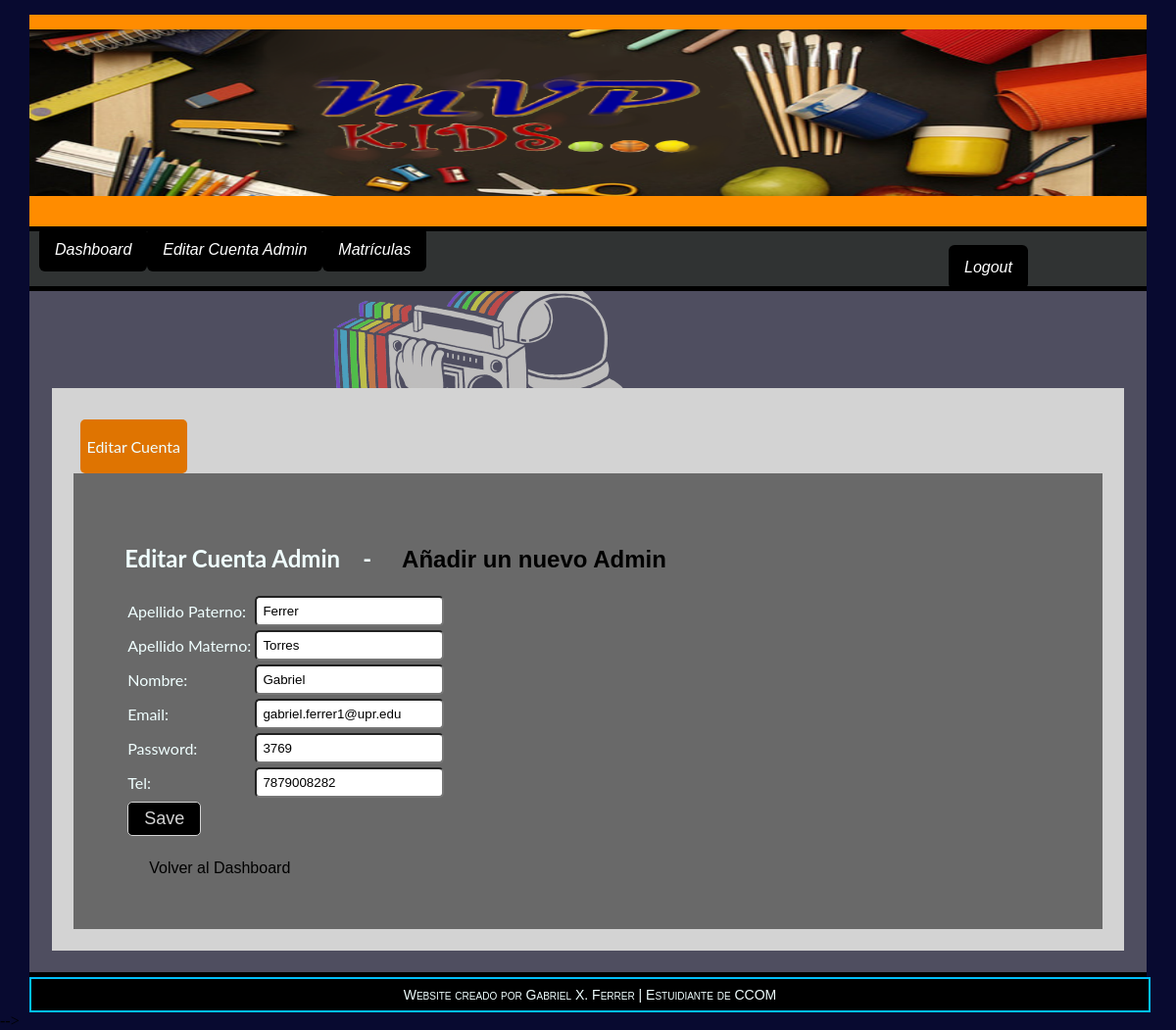
The page /admin/edit_admin.php?id=1 (signed in) on the database its author committed.
### tables this page shows
CREATE TABLE `admin_acc` (
  `id` int(3) NOT NULL AUTO_INCREMENT,
  `nombre` varchar(25) NOT NULL,
  `apellido1` varchar(30) NOT NULL,
  `apellido2` varchar(30) DEFAULT NULL,
  `email` varchar(50) NOT NULL,
  `pass` varchar(35) NOT NULL,
  `tel` varchar(11) NOT NULL,
  PRIMARY KEY (`id`)
);

### public/admin/edit_admin.php (the view, shortened to what this page needs)
<?php include("functions/functions_MVP.php");
      ?>
<!DOCTYPE html>
<html>
    <head>
        <link href="css/style2.css" rel="stylesheet">
    </head>
<body>
    <div id="container">
        <div id="header"><img src="img/MVP_banner.png" style="width:100%; height:170px"></div>
    <div id="navbar">
        <ul>
        <li><a href='admin_index.php'>Dashboard</a></li>
            <li><?php if(isset($_SESSION['admin'])){
                    echo "<a href='edit_admin.php'>Editar Cuenta Admin</a>";
            }
            ?></li>
            <li><a href="matriculas.php">Matrículas</a></li>
            <li style="padding-left:58em;">
            <?php
            if(isset($_SESSION['u'])){
                echo "<a href='logout.php?p=index.php'>Logout</a>";
            }
			else{
                if(isset($_SESSION['admin'])){
                    echo "<a href='logout.php?p=public/index.php'>Logout</a>";
                }
                else{
                echo "<a class='on' href='login.php'></a>";
                }
		    }		?></a>
            </li>
        </ul>
        </div>
    <div id="main_body">
        <div id="main">
        <h3 style="font-family: 'Saira Semi Condensed', sans-serif;"></h3>
        <h3 style="font-family: 'Saira Semi Condensed', sans-serif;"></h3>
            <div id="mat_container">
                <div id="mat_nav">
                <p>Editar Cuenta</p>
                </div>
                <div id="main_mat">
                <?php
if(isset($_GET['id']) && is_numeric($_GET['id']))
{
   $a_id = $_SESSION['admin'];
   $query = "SELECT *
			FROM admin_acc
            WHERE id=$a_id";
   if ($r = mysqli_query($con, $query))
   {
	  $row = mysqli_fetch_array($r);
      print '<div><h2>Editar Cuenta Admin &nbsp;&nbsp;&nbsp;-<a class="b1" href="añadir_admin.php"> Añadir un nuevo Admin </a></h2>
      <form action="edit_admin.php" method="post">
      <table>
        <tr>
          <td><label for="apellido_p">Apellido Paterno: </label></td>
          <td><input style="padding:6px" type="text" name="apellido_p" id="apellido_p" value="' .$row['apellido1'].'" /></td>
        </tr>
        <tr>
          <td><label for="apellido_m">Apellido Materno: </label></td>
          <td><input style="padding:6px" type="text" name="apellido_m" id="apellido_m" value="' .$row['apellido2'].'" /></td>
        </tr>
        <tr>
          <td><label for="nombre">Nombre: </label></td>
          <td><input style="padding:6px" type="text" name="nombre" id="nombre" value="' .$row['nombre'].'" /></td>
        </tr>
        <tr>
          <td><label for="email">Email: </label></td>
          <td><input style="padding:6px" type="text" name="email" id="email" value="' .$row['email'].'" /></td>
        </tr>
        <tr>
          <td><label for="dept">Password: </label></td>
          <td><input style="padding:6px" type="text" name="pass" id="depto_id" value="'. $row['pass'].'" /></td>
        </tr>
        <tr>
          <td><label for="promedio">Tel: </label></td>
          <td><input style="padding:6px" type="text" name="tel" id="promedio" value="'. $row['tel'].'" /></td>
        </tr>
        <tr>
          <td><input class="button_sub" type="submit" name="editar" id="editar" value="Save" /></td>
		  <input type="hidden" name="ad_id" value="'.$_GET['id'].'" />
        </tr>
        </table>
      </form>
   </div>';
   }
   else
      print '<p style="color:red;">No se puede mostrar la información
      del estudiante ya que ocurrió el error:<br />' . mysqli_error($con) . '</p>';
}
?>
<br>
<a class="b1" href="admin_index.php"> Volver al Dashboard </a>&nbsp;&nbsp;&nbsp;
                </div>
            </div>
        </div>
        </div>
    <div id="footer">
        Website creado por Gabriel X. Ferrer | Estuidiante de CCOM
        </div>
    </div>
</body>
</html>

### public/admin/edit_admin.php (style rules this page uses)
body { background-image: url(img/cool_w1.gif); max-width: 100%; max-height: 100%; background-repeat: repeat; }
#navbar { background-color:azure; width: 100%; clear: both; }
#header { width: 100%; padding-bottom: 15px; padding-top: 15px; clear: both; position: relative; text-shadow: coral 0 0 10px; background-color: darkorange; color: darkblue; text-align: center; border-bottom: 5px solid black; font-size: 4em; font-variant: small-caps; font-family: 'Lacquer', sans-serif; }
#container { width: 95%; padding-top: 15px; margin: auto; position: relative; }
#main_body { display: flex; color: azure; font-family: 'Lato', sans-serif; }
#main { float:left; width: 100%; text-align: left; padding: 2%; background-color: rgba(137, 136, 136, 0.55); border-top: 5px solid black; border-bottom: 5px solid black; }
#mat_container { width: 96%; padding: 2%; background-color:lightgray; position: relative; }
#mat_nav { width: 10%; padding: 2px; margin-top: 10px; margin-left: 7px; text-align: center; align-content: center; position: relative; background-color: #DF7401; border-radius: 5px; }
#main_mat { width: 90%; padding: 5%; position: relative; background-color: dimgray; }
#footer { width: 100%; padding-bottom: 8px; padding-top: 8px; position: relative; background-color: black; border: 2px solid deepskyblue; color: azure; text-align: center; font-size: 14px; font-variant: small-caps; font-family: 'Saira Semi Condensed', sans-serif; }
h3 { padding-left: 15px; padding-top: 10px; }
li { float: left; }
input { border-radius: 5px; }
li a { background-color: black; color: white; border-radius: 6px; position: relative; padding: 14px 16px; text-decoration-line: none; }
ul { list-style-type: none; margin: 0; padding: 10px; overflow: hidden; background-color: rgba(0,0,0,0.8); font-family: 'Saira Semi Condensed', sans-serif; font-style: italic; }
body { margin: 0; }
.b1 { padding: 15px; margin: 10px; color: black; text-decoration: none; font-family: 'Saira Semi Condensed', sans-serif; }
.button_sub { width: 75px; height: 35px; font-size: 18px; background-color: #000; color: lightgray; border: 1px solid lightgray; border-radius: 5px; }

### rows shown on the page
admin_acc: apellido_p "Ferrer", apellido_m "Torres", nombre "Gabriel", email "gabriel.ferrer1@upr.edu", pass "3769", tel "7879008282"
